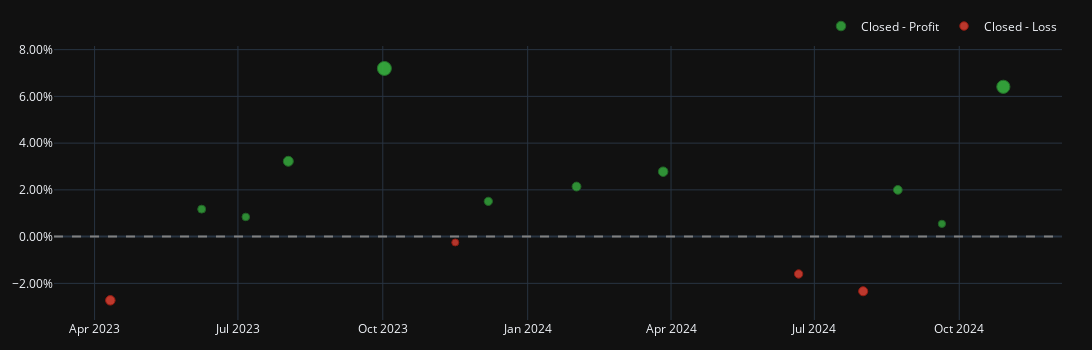

Notebook code for this chart:
### Code cell
fig = portfolio.plot_trade_pnl()
fig.update_layout(template='plotly_dark', width=1200)
fig.show()

### Figure 1 — Plotly figure (JSON) as saved in the notebook; plotly's stock layout.template omitted (floating-point values rounded to 4 significant figures)
{"data": [{"customdata": [[1, 1, 11430.0, 0.01176], [2, 2, 8277.0, 0.008418], [3, 3, 31950.0, 0.03223], [4, 4, 73640.0, 0.07196], [6, 6, 16510.0, 0.01509], [7, 7, 23790.0, 0.02142], [8, 8, 31510.0, 0.02778], [11, 11, 22400.0, 0.01999], [12, 12, 6248.0, 0.005467], [13, 13, 73680.0, 0.06411]], "hovertemplate": "Exit Trade Id: %{customdata[0]}<br>Position Id: %{customdata[1]}<br>Exit Timestamp: %{x}<br>PnL: %{customdata[2]:.6f}<br>Return: %{customdata[3]:.2%}", "marker": {"color": "#37B13F", "line": {"color": "rgb(38,123,44)", "width": 1}, "opacity": [0.77, 0.7628, 0.8142, 0.9, 0.7772, 0.7909, 0.8046, 0.7878, 0.7564, 0.8831], "size": [7.934, 7.597, 9.997, 14, 8.269, 8.907, 9.548, 8.763, 7.3, 13.21], "symbol": "circle"}, "mode": "markers", "name": "Closed - Profit", "type": "scatter", "uid": "163c1891-1a0c-4964-adcd-fccf54e589d7", "x": ["2023-06-08T00:00:00", "2023-07-06T00:00:00", "2023-08-02T00:00:00", "2023-10-02T00:00:00", "2023-12-07T00:00:00", "2024-02-01T00:00:00", "2024-03-27T00:00:00", "2024-08-23T00:00:00", "2024-09-20T00:00:00", "2024-10-29T00:00:00"], "y": [0.01176, 0.008418, 0.03223, 0.07196, 0.01509, 0.02142, 0.02778, 0.01999, 0.005467, 0.06411]}, {"customdata": [[0, 0, -27250.0, -0.02728], [5, 5, -2734.0, -0.002492], [9, 9, -18630.0, -0.01598], [10, 10, -26820.0, -0.02338]], "hovertemplate": "Exit Trade Id: %{customdata[0]}<br>Position Id: %{customdata[1]}<br>Exit Timestamp: %{x}<br>PnL: %{customdata[2]:.6f}<br>Return: %{customdata[3]:.2%}", "marker": {"color": "#EA4335", "line": {"color": "rgb(181,31,18)", "width": 1}, "opacity": [0.8035, 0.75, 0.7791, 0.7951], "size": [9.498, 7, 8.359, 9.105], "symbol": "circle"}, "mode": "markers", "name": "Closed - Loss", "type": "scatter", "uid": "c3765579-d3d2-468d-b036-cc9a4e29f4e7", "x": ["2023-04-11T00:00:00", "2023-11-16T00:00:00", "2024-06-21T00:00:00", "2024-08-01T00:00:00"], "y": [-0.02728, -0.002492, -0.01598, -0.02338]}], "layout": {"height": 350, "legend": {"orientation": "h", "traceorder": "normal", "x": 1, "xanchor": "right", "y": 1.02, "yanchor": "bottom"}, "margin": {"b": 30, "l": 30, "r": 30, "t": 30}, "shapes": [{"line": {"color": "gray", "dash": "dash"}, "type": "line", "x0": 0, "x1": 1, "xref": "paper", "y0": 0, "y1": 0, "yref": "y"}], "width": 1200, "yaxis": {"tickformat": ".2%"}}}
